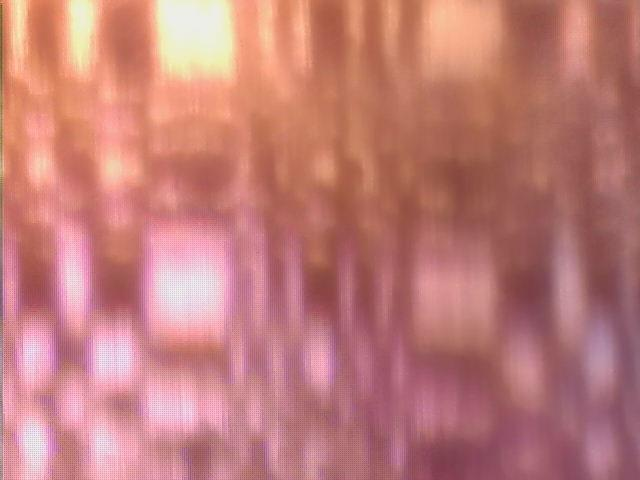
#> input picture vision/coded_aperture/test2.jpg, 640 x 480 px
$ python -i util_functions.py   (imports and definitions only)
#> lines starting #> are read from the running program, lines starting #| are printed output that depends on the picture; after the words box and inside, x2 and y2 are one past the last pixel; in counts of white or black regions, pixels touching at a corner belong together
#> further down, picture is the input picture: shape (480, 640, 3); mean B, G, R 120.8, 124.7, 192.6
import os
import cv2
import time
import glob
import numpy as np
import cv2.aruco as aruco
import yaml
import math
import basis.robot_math as rm

# [220 lines left out: functions gen_world_cross_positions_for_chess, capture_imgs_by_time, capture_imgs_by_time_multicam, capture_imgs_by_space_multicam, capture_imgs_by_chessdetect, estimate_aruco_marker_pose, not called in this run]

def estimate_corners(img):
    """
    :return:
    """
    gray = cv2.cvtColor(img, cv2.COLOR_BGR2GRAY)
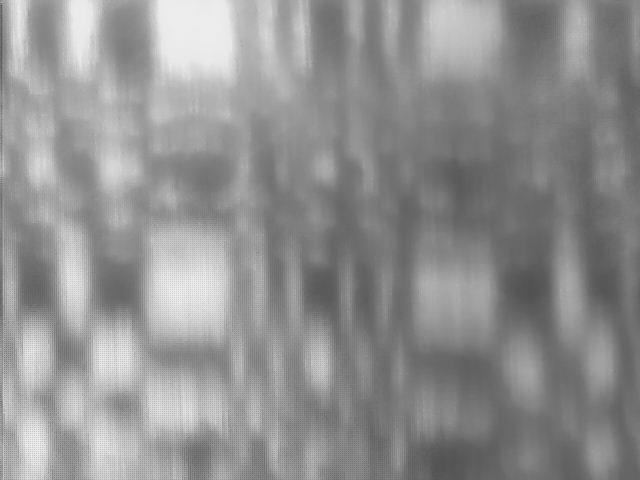
#> gray: shape (480, 640); min 81, max 247, mean 144.6
    gray = np.float32(gray)
    dst = cv2.cornerHarris(gray, 2, 3, 0.04)
    # result is dilated for marking the corners, not important
    dst = cv2.dilate(dst, None)
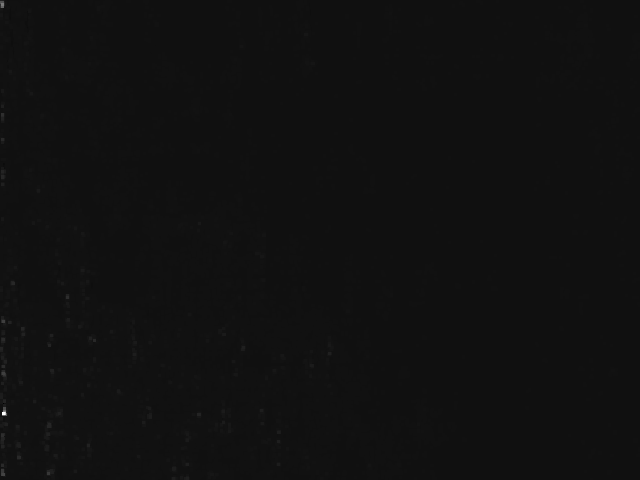
#> dst: shape (480, 640) float32; min -18888.6, max 265077, mean 270.3; drawn with min black and max white
    if dst is not None:
        # Threshold for an optimal value, it may vary depending on the image.
        img[dst > 0.01 * dst.max()] = [0, 0, 255]
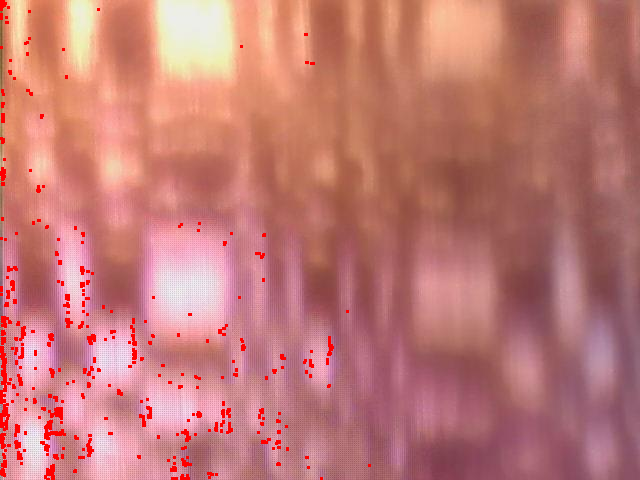
#> img: shape (480, 640, 3); 1.92% of pixels changed, all inside (x1, y1, x2, y2) = (0, 0, 371, 480)
        cv2.imshow('dst', img)
        if cv2.waitKey(0) & 0xff == 27:
#> (key Esc is pressed here)
            cv2.destroyAllWindows()
    return []

# [14 lines left out: function compute_fov, not called in this run]

# [11 lines not run here, left out]

>>> import cv2
>>> picture = cv2.imread('../coded_aperture/test2.jpg')
>>> result = estimate_corners(picture)
#> result = []
